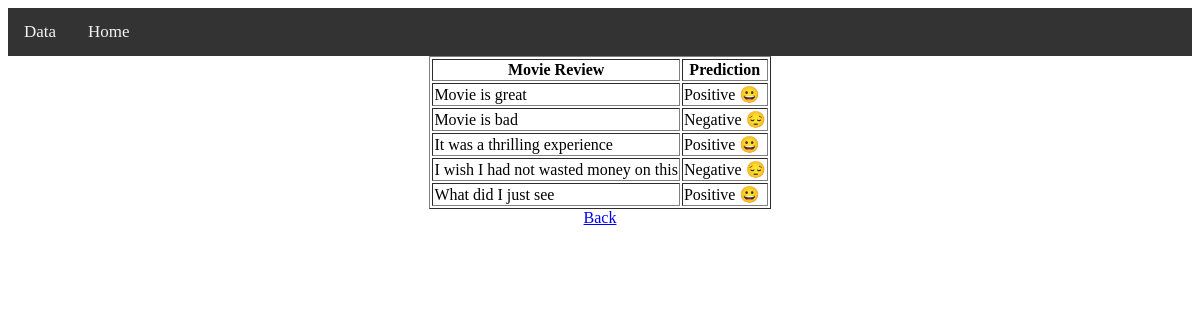
Page /data on the committed database.
### tables this page shows
CREATE TABLE movie (movie_review TEXT , prediction TEXT);

### application.py (the view)
@app.route('/data', methods=["GET","POST"]) # decorator to tell Flask what URL should trigger the function below
def data():
    con = sql.connect("movie_review.db")
    con.row_factory = sql.Row
    cur = con.cursor()
    cur.execute("select * from movie")
    rows = cur.fetchall() # returns list of dictionaries
    return render_template("data.html",rows = rows)

### templates/data.html
<html>
   <link rel="stylesheet" type="text/css" href="{{ url_for('static', filename='style.css') }}">
   <body>
   <div class="topnav">
  <a href="/data">Data</a>
  <a href="/">Home</a>
</div>
      <table border = 1 class = "center">
         <thead>
            <th>Movie Review</th>
             <th>Prediction</th>
         </thead>
         {% for row in rows %}
            <tr>
               <td>{{row["movie_review"]}}</td>
               <td>{{row["prediction"]}}</td>
            </tr>
         {% endfor %}
      </table>
      <div style="text-align:center">
         <a href = "/"> Back </a>
      </div>
   </body>
</html>

### static/style.css (style rules this page uses)
.topnav { background-color: #333; overflow: hidden; }
.topnav a { float: left; color: #f2f2f2; text-align: center; padding: 14px 16px; text-decoration: none; font-size: 17px; }
.center { margin-left: auto; margin-right: auto; }

### rows in the picture
movie: movie_review "Movie is great", prediction "Positive 😀"
movie: movie_review "Movie is bad", prediction "Negative 😔"
movie: movie_review "It was a thrilling experience", prediction "Positive 😀"
movie: movie_review "I wish I had not wasted money on this", prediction "Negative 😔"
movie: movie_review "What did I just see", prediction "Positive 😀"
